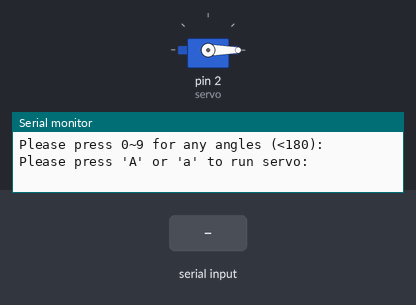
Bench run of a sketch on a simulated Arduino Uno, built with avr-gcc and run on an emulated ATmega328P. Parts: servo, the last lines printed to the serial monitor. The inputs (shaded band) are chosen by the test bench.

Above: at 1.2 s.
1.3 s: "90,45\n" received over Serial
2.8 s: "A90\n" received over Serial
At 3.2 s:
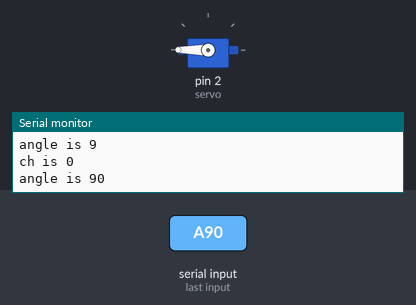
4.3 s: "A,45\n" received over Serial
At 5.5 s:
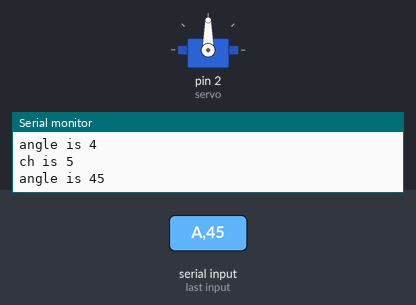
5.8 s: "a90\n" received over Serial
At 6.7 s:
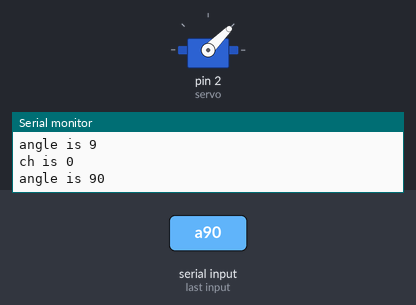
7.3 s: "a,45\n" received over Serial
At 7.8 s:
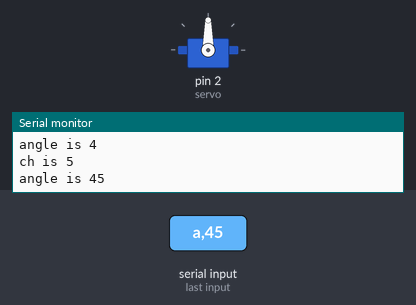
8.8 s: "A" received over Serial
At 10.2 s:
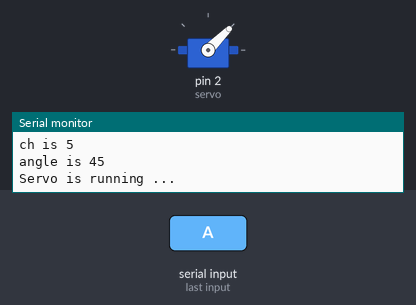
Timing chart, 0 to 11.3 s (numbered marks = the images above; inputs shaded):
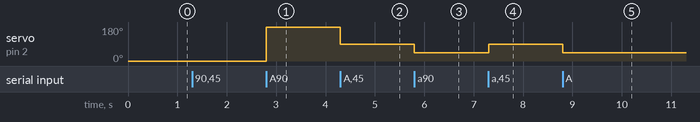

Measured:
- after the input at 2.8 s, servo on pin 2 (servo): 0° → 180° at once
- after the input at 4.3 s, servo on pin 2 (servo): 180° → 90° at once
- after the input at 5.8 s, servo on pin 2 (servo): 90° → 45° at once
- after the input at 7.3 s, servo on pin 2 (servo): 45° → 90° at once
- after the input at 8.8 s, servo on pin 2 (servo): 90° → 45° at once

The sketch:

3a_The_keyboard_controls_the_servo_motor_to_rotate_any_angle.ino
```cpp
#include <Servo.h>
Servo servo;
int angle=0;

void setup()
{
  Serial.begin(9600);
  Serial.println("Please press 0~9 for any angles (<180): ");
  Serial.println("Please press 'A' or 'a' to run servo: ");
  servo.attach(2);
  servo.write(angle);   // angle=0
}

void loop()
{
  if(Serial.available())
  {
     char ch=Serial.read();
     if(ch>='0' && ch<='9')
     {
        Serial.print("ch is "); Serial.println(ch);
        angle=angle*10+ch-'0';
        Serial.print("angle is "); Serial.println(angle);
        ch = -1;  // clear ch content
     }
     else if(ch=='A' || ch=='a')
     {
        servo.write(angle);
        Serial.println("Servo is running ...");
        angle=0;
     }
  }
}
```
